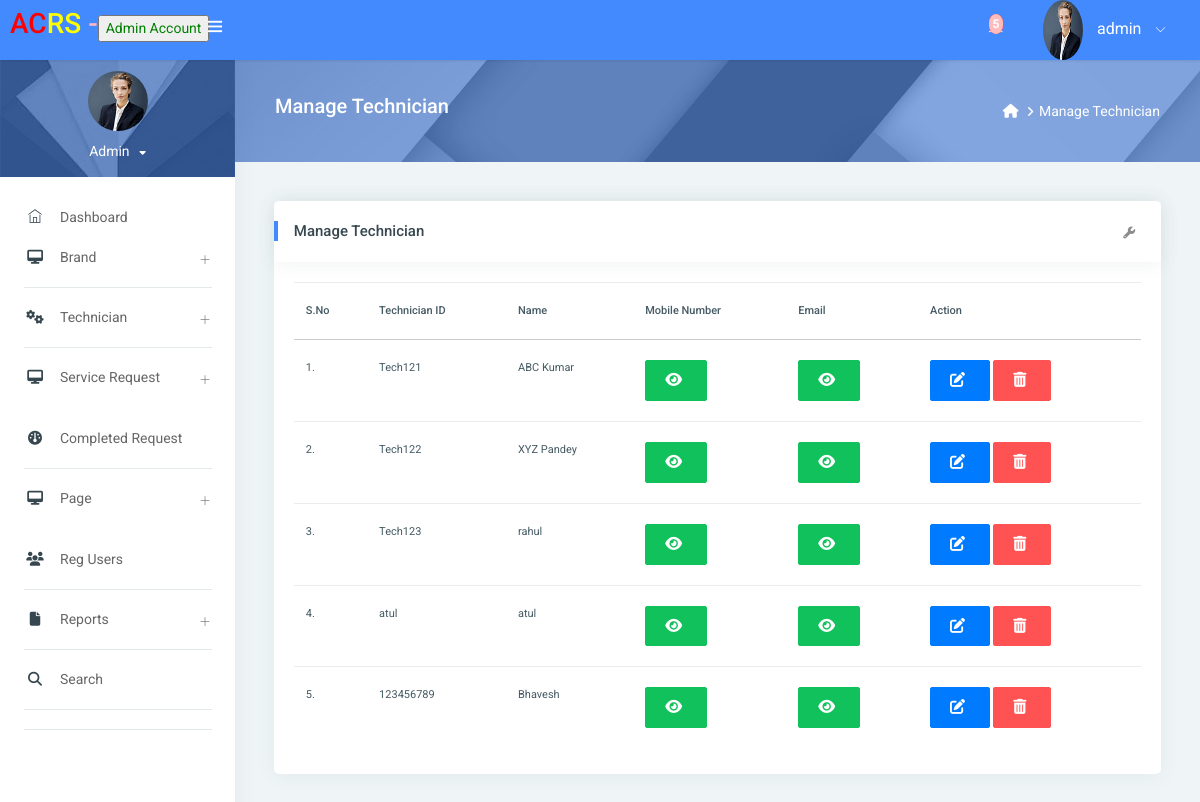
The app's page /manage_technician/ (signed in) with its own data.
### myapp/models.py (models this page shows)
class Technician(models.Model):
    user = models.ForeignKey(User, on_delete=models.CASCADE, null=True, blank=True)
    technicianname = models.CharField(max_length=100, null=True, blank=True)
    technicianid = models.CharField(max_length=100, null=True, blank=True)
    email = models.CharField(max_length=100, null=True, blank=True)
    mobileno = models.CharField(max_length=100, null=True, blank=True)
    address = models.CharField(max_length=100, null=True, blank=True)
    pic = models.FileField(max_length=100, null=True, blank=True)
    password = models.CharField(max_length=100, null=True, blank=True)
    creationdate = models.DateTimeField(auto_now_add=True, null=True, blank=True)

### myapp/views.py (the view)
# urls.py: path('manage_technician/', manage_technician, name="manage_technician"),
@login_required(login_url='/admin_login/')
def manage_technician(request):
    data = Technician.objects.all()
    d = {'data': data}
    return render(request, "manage_technician.html", locals())

### myapp/templatetags/cutom_tags.py (called while the page is built)
@register.simple_tag
def pendingbook(data, data2):
    pending = Request.objects.filter(status='Not Updated Yet')
    return pending

### myapp/templates/manage_technician.html (shortened to what this page needs)
{% extends 'admin_index.html' %}
{% block body %}
<link rel="stylesheet" href="https://cdnjs.cloudflare.com/ajax/libs/font-awesome/6.2.0/css/all.min.css" />
<div class="page-header">
    <div class="page-block">
        <div class="row align-items-center">
            <div class="col-md-8">
                <div class="page-header-title">
                    <h5 class="m-b-10">Manage Technician</h5>
                </div>
            </div>
            <div class="col-md-4">
                <ul class="breadcrumb-title">
                    <li class="breadcrumb-item">
                        <a href="/manage_technician/"> <i class="fa fa-home"></i> </a>
                    </li>
                    <li class="breadcrumb-item"><a href="#!">Manage Technician</a>
                    </li>
                </ul>
            </div>
        </div>
    </div>
</div>
<div class="pcoded-inner-content">
    <div class="main-body">
        <div class="page-wrapper">
            <div class="page-body">
                <div class="card">
                    <div class="card-header">
                        <h5>Manage Technician</h5>
                        <div class="card-header-right">
                            <ul class="list-unstyled card-option">
                                <li><i class="fa fa fa-wrench open-card-option"></i></li>
                            </ul>
                        </div>
                    </div>
                    <div class="card-block table-border-style">
                        <div class="table-responsive">
                            <table class="table">
                                <thead>
                                <tr>
                                    <th>S.No</th>
                                    <th>Technician ID</th>
                                    <th>Name</th>
                                    <th>Mobile Number</th>
                                    <th>Email</th>
                                    <th>Action</th>
                                </tr>
                                </thead>
                                <tbody>
                                {% for i in data %}
                                <tr>
                                    <td>{{forloop.counter}}.</td>
                                    <td>{{i.user.username}}</td>
                                    <td>{{i.user.first_name}}</td>
                                    <td>
                                      <button type="button" class="btn btn-success" id="email-btn-{{forloop.counter}}" onclick="togglePassword('email-{{forloop.counter}}', this.id)"><i class="fa fa-eye"></i></button>
                                    </td>
                                    <td>
                                      <button type="button" class="btn btn-success" id="mobile-btn-{{forloop.counter}}" onclick="togglePassword('mobile-{{forloop.counter}}', this.id)"><i class="fa fa-eye"></i></button>
                                    </td>
                                    <td>
                                        <a href="{% url 'edit_technician' i.id %}">
                                            <button type="button" class="btn btn-primary"><i class="fa fa-edit"></i>
                                            </button>
                                        </a>
                                        <a href="{% url 'delete_technician' i.id %}"
                                           onclick="return confirm('Are you sure?')">
                                            <button type="button" class="btn btn-danger"><i
                                                    class="fa fa-trash-o"></i></button>
                                        </a>
                                    </td>
                                </tr>
                                {% endfor %}
                                </tbody>
                            </table>
                        </div>
                    </div>
                </div>
            </div>
        </div>
    </div>
</div>
{% endblock %}

### myapp/templates/admin_index.html (shortened to what this page needs)
<!DOCTYPE html>
{% load static %}
{% load cutom_tags %}
<html lang="en">
<head>
    <link rel="stylesheet" href="https://cdnjs.cloudflare.com/ajax/libs/font-awesome/4.7.0/css/font-awesome.min.css">
    <link rel="stylesheet" href="{% static 'assets/pages/waves/css/waves.min.css' %}" type="text/css" media="all">
    <link rel="stylesheet" type="text/css" href="{% static 'assets/css/bootstrap/css/bootstrap.min.css' %}">
    <link rel="stylesheet" href="{% static 'assets/pages/waves/css/waves.min.css' %}" type="text/css" media="all">
    <link rel="stylesheet" type="text/css" href="{% static 'assets/icon/themify-icons/themify-icons.css' %}">
    <link rel="stylesheet" type="text/css" href="{% static 'assets/icon/font-awesome/css/font-awesome.min.css' %}">
    <link rel="stylesheet" type="text/css" href="{% static 'assets/css/jquery.mCustomScrollbar.css' %}">
    <link rel="stylesheet" href="https://www.amcharts.com/lib/3/plugins/export/export.css" type="text/css" media="all"/>
    <link rel="stylesheet" type="text/css" href="{% static 'assets/css/style.css' %}">
</head>
<body>
<div id="pcoded" class="pcoded">
    <div class="pcoded-container navbar-wrapper">
        <nav class="navbar header-navbar pcoded-header">
            <div class="navbar-wrapper">
                <div class="navbar-logo">
                    <a class="mobile-menu waves-effect waves-light" id="mobile-collapse" href="#!">
                        <i class="ti-menu"></i>
                    </a>
                    <h3><span style="color:red">AC<span style="color:yellow">RS <span style="color:Lightpink">-</span></span></span></span></h3>
                    <button><span style="color:green">Admin Account</span></button>
                </div>
                <div class="navbar-container container-fluid">
                    <ul class="nav-right">
                        {% pendingbook '' '' as pending %}
                        <ul class="nav-right">
                          <li class="header-notification">
                              <a href="#!" class="waves-effect waves-light">
                                  <span class="badge bg-c-red">{{pending.count}}</span>
                              </a>
                          </li>
                        <li class="user-profile header-notification">
                            <a href="#!" class="waves-effect waves-light">
                                <img src="{% static 'assets/images/avatar-3.jpg' %}" class="img-radius"
                                     alt="User-Profile-Image">
                                <span>{{request.user.username}}</span>
                                <i class="ti-angle-down"></i>
                            </a>
                        </li>
                    </ul>
                    </ul>
                </div>
            </div>
        </nav>
        <div class="pcoded-main-container">
            <div class="pcoded-wrapper">
                <nav class="pcoded-navbar">
                    <div class="pcoded-inner-navbar main-menu">
                        <div class="">
                            <div class="main-menu-header">
                                <img class="img- img-radius" src="{% static 'assets/images/avatar-3.jpg' %}"
                                     alt="User-Profile-Image">
                                <div class="user-details">
                                    <span id="more-details">{{request.user.username}}<i
                                            class="fa fa-caret-down"></i></span>
                                </div>
                            </div>
                        </div>
                        <br/>
                        <ul class="pcoded-item pcoded-left-item">
                            <li class="">
                                <a href="/dashboard/" class="waves-effect waves-dark">
                                    <span class="pcoded-micon"><i class="ti-home"></i><b>D</b></span>
                                    <span class="pcoded-mtext" data-i18n="nav.dash.main">Dashboard</span>
                                </a>
                            </li>
                            <ul class="pcoded-item pcoded-left-item">
                                <li class="pcoded-hasmenu">
                                    <a href="javascript:void(0)" class="waves-effect waves-dark">
                                        <span class="pcoded-micon"><i class="fa fa-desktop"></i></span>
                                        <span class="pcoded-mtext"
                                              data-i18n="nav.basic-components.main">Brand</span>
                                    </a>
                                </li>
                            </ul>
                            <li class="pcoded-hasmenu">
                                <a href="javascript:void(0)" class="waves-effect waves-dark">
                                    <span class="pcoded-micon"><i class="fa fa-cogs"></i></span>
                                    <span class="pcoded-mtext"
                                          data-i18n="nav.basic-components.main">Technician</span>
                                </a>
                            </li>
                        </ul>
                        <ul class="pcoded-item pcoded-left-item">
                            <li class="pcoded-hasmenu">
                                <a href="javascript:void(0)" class="waves-effect waves-dark">
                                    <span class="pcoded-micon"><i class="fa fa-desktop"></i></span>
                                    <span class="pcoded-mtext"
                                          data-i18n="nav.basic-components.main">Service Request</span>
                                </a>
                            </li>
                            <br>
                            <ul class="pcoded-item pcoded-left-item">
                                <li class="pcoded-hasmenu ">
                                <li class="">
                                    <a href="/requestlist/?action=Completed" class="waves-effect waves-dark">
                                        <span class="pcoded-micon"><i class="fa fa-dashboard"></i></span>
                                        <span class="pcoded-mtext"
                                              data-i18n="nav.menu-levels.menu-level-23">Completed Request</span>
                                    </a>
                                </li>
                            </ul>
                            <ul class="pcoded-item pcoded-left-item">
                                <li class="pcoded-hasmenu">
                                    <a href="javascript:void(0)" class="waves-effect waves-dark">
                                        <span class="pcoded-micon"><i class="fa fa-desktop"></i></span>
                                        <span class="pcoded-mtext"
                                              data-i18n="nav.basic-components.main">Page</span>
                                    </a>
                                </li>
                                <br>
                                <ul class="pcoded-item pcoded-left-item">
                                    <li class="pcoded-hasmenu ">
                                    <li class="">
                                        <a href="/reg_user/" class="waves-effect waves-dark">
                                            <span class="pcoded-micon"><i class="fa fa-users"></i></span>
                                            <span class="pcoded-mtext"
                                                  data-i18n="nav.menu-levels.menu-level-23">Reg Users</span>
                                        </a>
                                    </li>
                                </ul>
                                <li class="pcoded-hasmenu">
                                    <a href="javascript:void(0)" class="waves-effect waves-dark">
                                        <span class="pcoded-micon"><i class="fa fa-file"></i></span>
                                        <span class="pcoded-mtext" data-i18n="nav.basic-components.main">Reports</span>
                                    </a>
                                </li>
                            </ul>
                            <ul class="pcoded-item pcoded-left-item">
                                <li class="pcoded-hasmenu ">
                                <li class="">
                                    <a href="/admin_search_request/" class="waves-effect waves-dark">
                                        <span class="pcoded-micon"><i class="fa fa-search"></i></span>
                                        <span class="pcoded-mtext"
                                              data-i18n="nav.menu-levels.menu-level-23">Search</span>
                                    </a>
                                </li>
                            </ul>
                        </ul>
                    </div>
                </nav>
                <div class="pcoded-content">
                    {% block body %}
                    {% endblock %}
                </div>
            </div>
        </div>
    </div>
</div>
</body>
</html>

### myapp/templates/manage_technician.html (style rules this page uses)
img { width: 60px; height: 60px; }
.table-responsive { font-size:11px; }
td { padding:0px; }

### records on screen
Technician: user.username "Tech121", user.first_name "ABC Kumar"
Technician: user.username "Tech122", user.first_name "XYZ Pandey"
Technician: user.username "Tech123", user.first_name "rahul"
Technician: user.username "atul", user.first_name "atul"
Technician: user.username "123456789", user.first_name "Bhavesh"

### other values on screen
{{ pending.count }} "5"
{{ request.user.username }} "admin"
{{ request.user.username }} "Admin"
